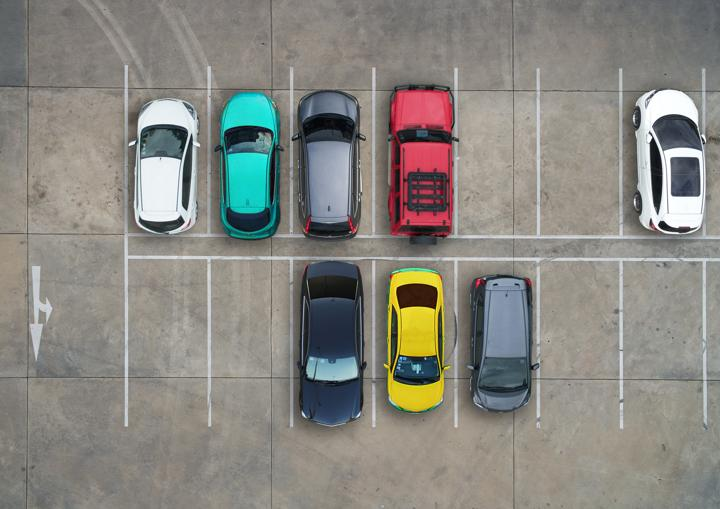
%> input picture Matlab_codes_and_content/cars2.jpg, 720 x 509 px
$ octave detect_parking_spaces.m   (GNU Octave 9; MATLAB toolbox functions it lacks are replaced by stand-ins)
%> lines starting %> are read from the running program, lines starting %| are printed output that depends on the picture; in (x1, y1, x2, y2) boxes, pixels count from 0 and x2, y2 are one past the last pixel; in counts of white or black regions, pixels touching at a corner belong together; the program's own positions count from 1
%{
detect_parking_spaces.m file
Ryan Mark
Final Masters Project
%}


clc;
clear all;
close all;

%% Loading Images into MATLAB
filledParking = imread("cars2.jpg");
%> filledParking is the input picture: size 509x720x3 uint8; mean R, G, B 136.7, 135, 128.5
emptyParking = imread("empty2.jpg");
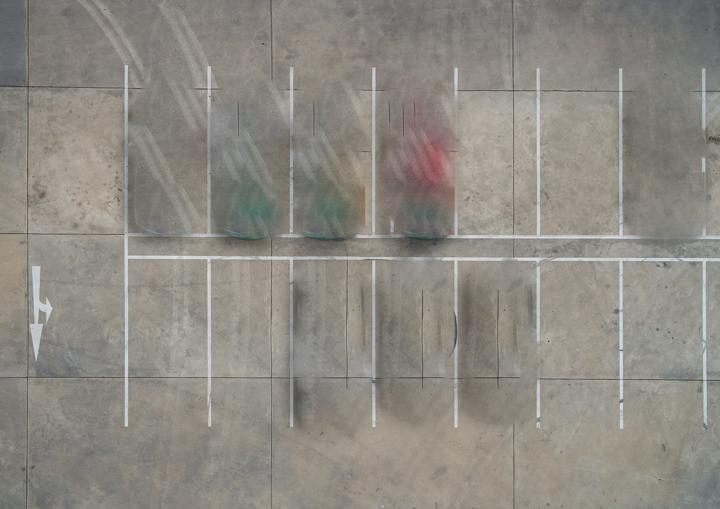
%> input picture Matlab_codes_and_content/empty2.jpg, 720 x 509 px
%> emptyParking is the input picture: size 509x720x3 uint8; mean R, G, B 141.4, 137.6, 130.6
parkingMask = imread("mask2.jpg");
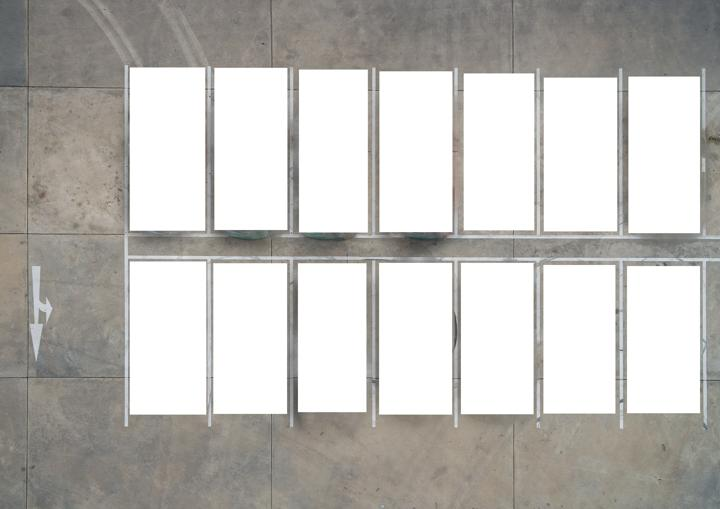
%> input picture Matlab_codes_and_content/mask2.jpg, 720 x 509 px
%> parkingMask is the input picture: size 509x720x3 uint8; mean R, G, B 190, 188.1, 184.3

%% Resizing for Zybo
filledParking = imresize(filledParking, [452 640]);
%> filledParking: size 452x640x3 uint8
emptyParking = imresize(emptyParking, [452 640]);
%> emptyParking: size 452x640x3 uint8
parkingMask = imresize(parkingMask, [452 640]);
%> parkingMask: size 452x640x3 uint8
%% record intial input image
imwrite(filledParking, 'colored_car.bmp');

%% Pre-Processing of Images

% Display filled parking image
fig1 = figure();
fig1.WindowState = 'maximized';
imshow(filledParking);
axis off;
title('Parking filled with cars');

% Display empty parking image
fig2 = figure();
fig2.WindowState = 'maximized';
imshow(emptyParking);
axis off;
title('Empty Parking');

% Display binary parking mask
fig3 = figure();
fig3.WindowState = 'maximized';
bwMask = max(parkingMask, [], 3) == 255;  % masks images at maximum intensity of 255
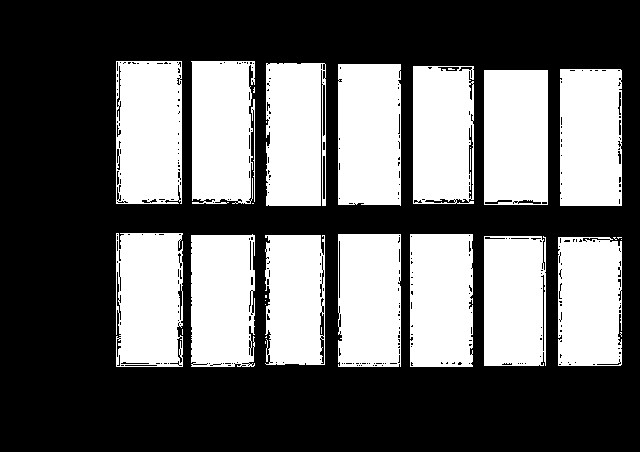
%> bwMask: size 452x640 logical; 39.6% white; 32 white regions (16 under 20 px), largest, box (x1, y1, x2, y2) and area: (116, 61, 182, 204) 8975, (338, 64, 401, 206) 8767, (484, 70, 548, 205) 8514
x = bwMask;
se1 = strel('rectangle', [12, 8]);        % structuring element
bwMask = imclose(bwMask, se1);           % morphological closing to fill holes to clean mask
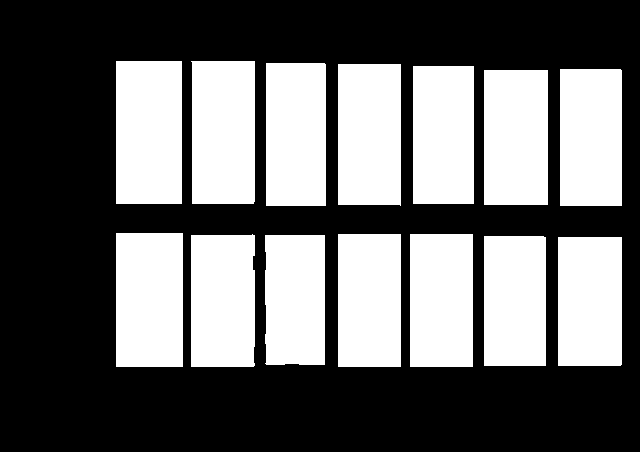
%> bwMask: size 452x640 logical; 41.4% white; 14 white regions
imwrite(bwMask, 'final_parkmask.bmp');
props = regionprops(bwMask, 'BoundingBox', 'Area', 'Centroid'); % detects object's BoundingBox, Area, and Centroid
%> props = 14 regions; largest, box (x1, y1, x2, y2), Area and Centroid: (116, 61, 182, 204) 9438 [149.5 133], (191, 61, 255, 204) 9008 [224 133], (116, 233, 183, 367) 8978 [150 300.5], (338, 64, 401, 206) 8884 [370 135], (484, 70, 548, 205) 8640 [516.5 138]

imshow(bwMask);                           % display binary mask
m = 1;                                    % variable to count and store detected objects (change to 0 when rewriting in C)
for i = 1:length(props)
    if props(i).Area > 1000               % check if area of detected object is higher than 1000 to remove noise
        allLocations{m} = round(props(i).BoundingBox);  % save bounding box locations of detected objects
        allCentroids{m} = round(props(i).Centroid);     % save centroid locations of detected objects
        m = m + 1;
    end
end
%> this loop made 14 passes
%> after the loop, allCentroids = 14 items; allLocations = 14 items
axis off;
title('Parking Mask');

% Create difference image using fixed-point representation
fig4 = figure();
fig4.WindowState = 'maximized';
%> (the run ends here)
